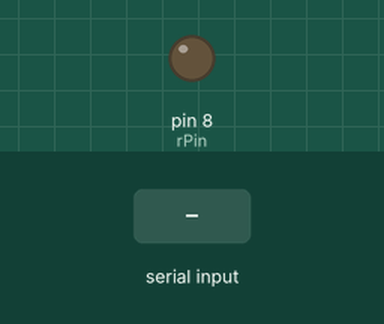
Simulated run of this sketch. Board: Arduino Uno, built with avr-gcc and run on an emulated ATmega328P. Parts: output pins drawn as LEDs (lit = HIGH). Dashed ring = blinking. The test bench sets the inputs (shaded band). What the sketch prints to the serial monitor is not drawn.

Above: at 1.2 s.
1.3 s: "90,45\n" received over Serial
At 1.7 s:
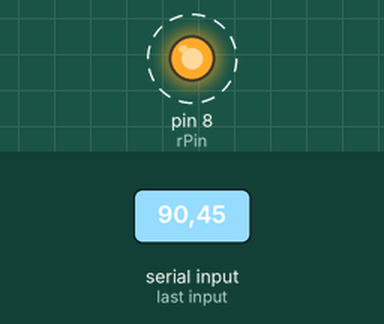
Timing chart, 0 to 10.3 s (numbered marks = the images above; inputs shaded):
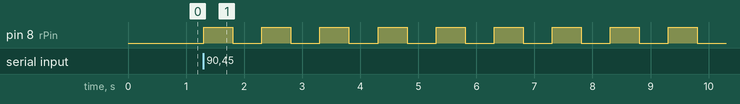

The sketch:

readingNumbers_in_serialMonitor.ino
```cpp
int rPin = 8;
int t = 500;
int numBlink;
String msg = "How may blinks do you want: " ;
void setup() {
  Serial.begin(9600);
  pinMode(rPin,OUTPUT);
}

void loop() {
  Serial.println(msg);
  while(Serial.available()==0){

  }
  numBlink=Serial.parseInt();
  while(Serial.available()==0){

  }
  numBlink=Serial.parseInt();
  for(int i=1;i<=numBlink;i=i+1){
    digitalWrite(rPin,HIGH);
    delay(t);
    digitalWrite(rPin,LOW);
    delay(t);
  }
}
```

Measured:
- after the input at 1.3 s, pin 8 (rPin): alternates HIGH for 0.50 s and LOW for 0.50 s, starting at once
